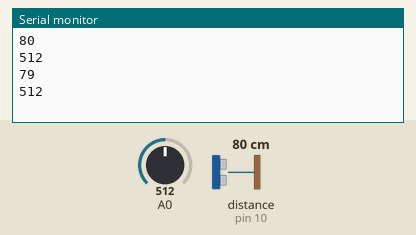
The sketch below on a simulated Arduino Uno, built with avr-gcc and run on an emulated ATmega328P. Shown: the last lines printed to the serial monitor. Wiring (inferred from the names in the program): ultrasonic range finder: trigger pin 9; echo pin 10. Inputs (shaded band) come from the test bench; at power-on: distance to the obstacle (sensor on pin 10) 80 cm, A0 = 512. The echo pulse lasts 58.3 µs per cm.

Above: at 1.8 s.
1.9 s: distance to the obstacle (sensor on pin 10) set to 2 cm
At 2.8 s:
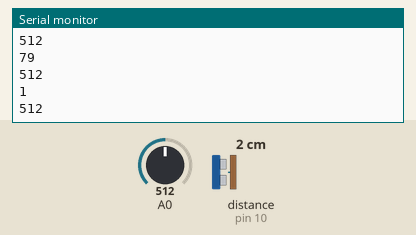
3.4 s: A0 set to 716
At 4.4 s:
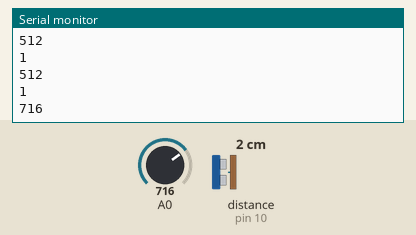
4.9 s: distance to the obstacle (sensor on pin 10) set to 4 cm
At 5.8 s:
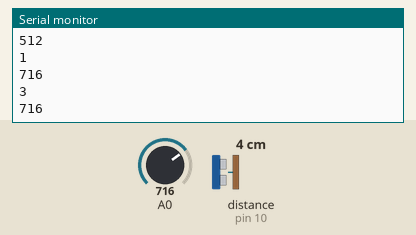
6.4 s: A0 set to 900
At 7.8 s:
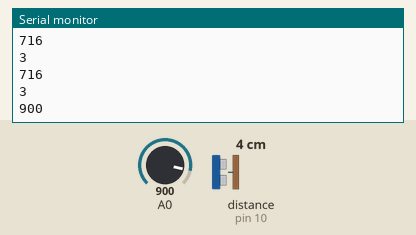
Timing chart, 0 to 8.9 s (numbered marks = the images above; inputs shaded):
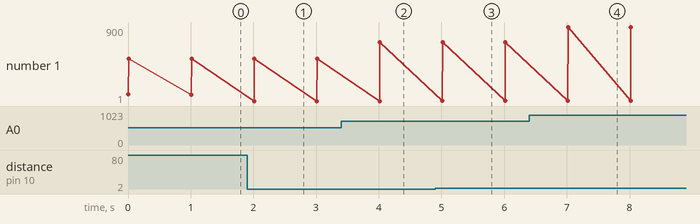

The sketch:

ultrasons.ino.ino
```cpp
int trigPin = 9;
int echoPin = 10;

void setup() {
  // put your setup code here, to run once:
pinMode(trigPin, OUTPUT);
pinMode(echoPin, INPUT);
Serial.begin(9600);
}
void loop() {
  // put your main code here, to run repeatedly:
digitalWrite(trigPin, LOW);
delayMicroseconds(2);
digitalWrite(trigPin,HIGH);
delayMicroseconds(10);
digitalWrite(trigPin,LOW);
int sensorValue = analogRead(A0);

long duration = pulseIn(echoPin,HIGH);

int distance = duration*0.343/20;

Serial.println(distance);
Serial.println(sensorValue);
delay(1000);
}
```

Measured:
- after the input at 1.9 s, the serial monitor: prints a new line after 0.11 s (image 1)
- after the input at 3.4 s, the serial monitor: prints a new line after 0.62 s (image 2)
- after the input at 4.9 s, the serial monitor: prints a new line after 0.11 s (image 3)
- after the input at 6.4 s, the serial monitor: prints a new line after 0.62 s (image 4)
- plotted number 1: 512 → 716 after the input at 3.4 s, 716 → 900 after the input at 6.4 s
